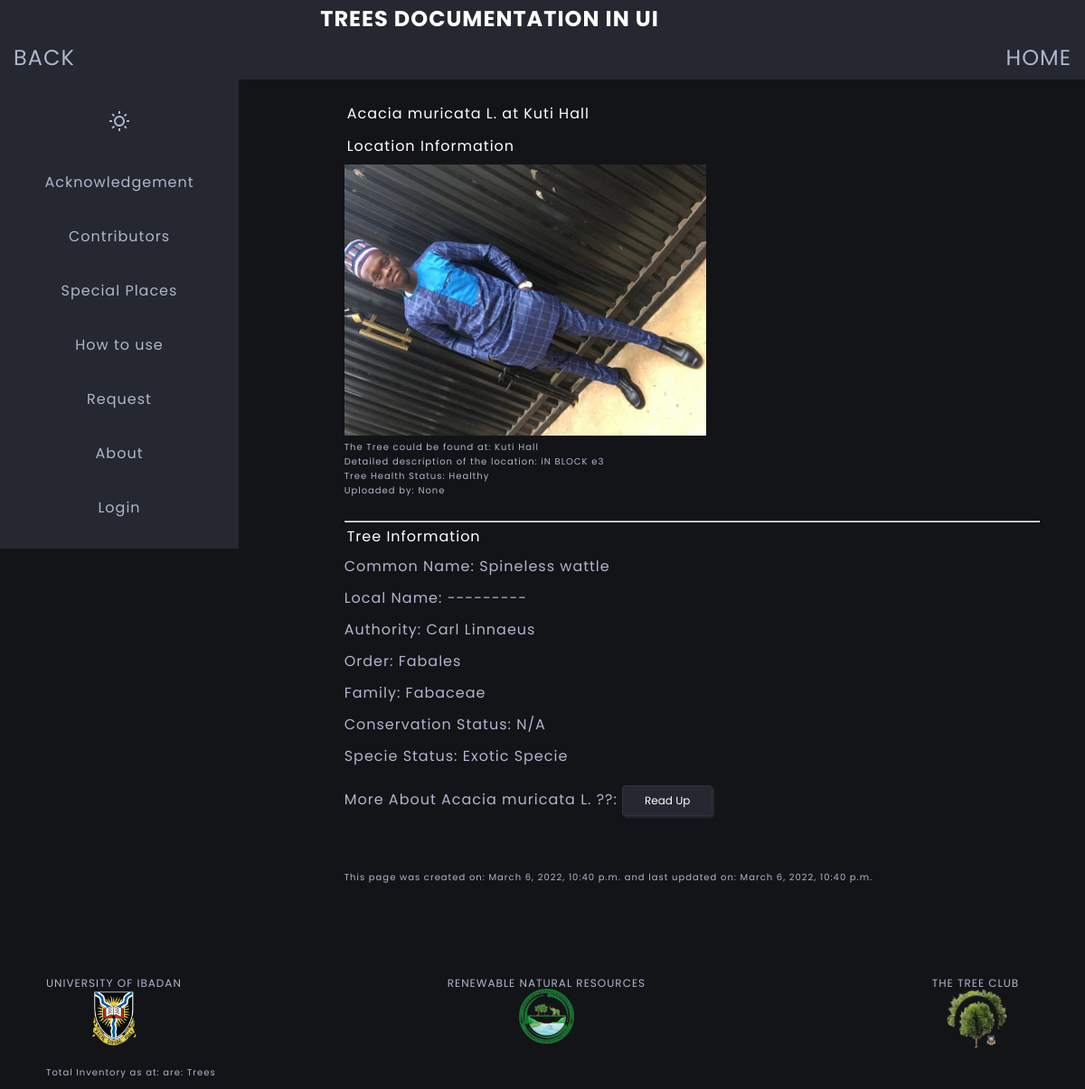
The app's page /tree-location-details/10/ with its own data.
### upload/models.py (models this page shows, shortened)
class Upload(models.Model):
    tree_name = models.ForeignKey(Tree, on_delete=models.SET_NULL, null=True)
    tree_count = models.IntegerField(
        default=0,
        validators=[MinValueValidator(1)]
    )
    tree_picture = models.ImageField(upload_to='uploads/%Y/%m/%d/')
    tree_picture2 = models.ImageField(upload_to='uploads/%Y/%m/%d/', null=True, blank=True)
    tree_picture3 = models.ImageField(upload_to='uploads/%Y/%m/%d/', null=True, blank=True)
    health_status = models.ForeignKey(TreeStatus, on_delete=models.SET_NULL, null=True)
    location_name = models.CharField(max_length=80)
    location_description = models.TextField()
    coordinates = models.CharField(max_length=30, null=True, blank=True)
    latitude = models.CharField(max_length=30, null=True, blank=True)
    longitude = models.CharField(max_length=30, null=True, blank=True)
    time_now = models.DateTimeField(auto_now=True)
    uploader = models.CharField(max_length=50, null=True, blank=True)
    class Meta:
        ordering = ['location_name']
    def __str__(self):
        ret_val = self.tree_name.scientific_name + ' at ' + self.location_name
        return ret_val

class TreeStatus(models.Model):
    status = models.CharField(max_length=10)
    def __str__(self):
        return self.status

### trees/models.py (models this page shows)
class Tree(models.Model):
    scientific_name = models.CharField(
        max_length=100,
        help_text='Enter Generic, Specific and Author',
        validators=[MinLengthValidator(3, 'Must be greater than 3')],
        null=False
    )
    genus_specie = models.CharField(
        max_length=100,
        default='',
        help_text='Enter Generic and Specific name',
        validators=[MinLengthValidator(3, 'Must be greater than 3')],
        null=False
    )
    authority = models.ForeignKey(Authority, on_delete=models.SET_NULL, null=True)
    common_name = models.CharField(max_length=50, default='------')
    local_name = models.CharField(max_length=50, default='------')
    conservation_status = models.ForeignKey(ConservationStatus, on_delete=models.SET_NULL, null=True)
    specie_status = models.ForeignKey(SpecieStatus, on_delete=models.SET_NULL, null=True)
    tree_order = models.ForeignKey(Order, on_delete=models.SET_NULL, null=True)
    tree_family = models.ForeignKey(Family, on_delete=models.SET_NULL, null=True)
    tree_description = models.TextField()
    reference = models.URLField(max_length=200, default='https://powo.science.kew.org')
    pharmacological_details = models.TextField(blank=True, null=True)
    last_updated = models.DateTimeField(auto_now=True)
    created = models.DateTimeField(auto_now_add=True)
    class Meta:
        ordering = ['scientific_name']
    def __str__(self):
        return self.scientific_name

class Authority(models.Model):
    tree_authority = models.CharField(max_length=100)
    def __str__(self):
        return self.tree_authority

class Order(models.Model):
    tree_order = models.CharField(max_length=50)
    def __str__(self):
        return self.tree_order

class Family(models.Model):
    tree_family = models.CharField(max_length=50)
    def __str__(self):
        return self.tree_family

class ConservationStatus(models.Model):
    tree_status = models.CharField(max_length=50)
    def __str__(self):
        return self.tree_status

class SpecieStatus(models.Model):
    specie_status = models.CharField(max_length=20)
    def __str__(self):
        return self.specie_status

### home/views.py (the view)
# urls.py: path('tree-location-details/<int:pk>/', views.TreeLocationDetails.as_view(), name='tree-location-details'),
class TreeLocationDetails(View):
    template_name = 'home/tree_location_details.html'
    def get(self, request, pk):
        result = Upload.objects.get(id=pk)
        location_scientific_name = result.tree_name
        tree_info = Tree.objects.get(scientific_name=location_scientific_name)
        genus_specie = result.tree_name.genus_specie
        context = {'result': result, 'tree_info': tree_info, 'genus_specie': genus_specie}
        return render(request, self.template_name, context)

### home/templates/home/tree_location_details.html (shortened to what this page needs)
{% extends 'base/base.html' %}
{% block content %}
<div class="flex-container">
  <div>
    <p class="heading">{{ result }}</p>
    <div class="tree-brief-info">
        <p class="heading">Location Information</p>
        <div class="caption">
            <p><img src="{{ result.tree_picture.url }}" height="300" alt="{{ genus_specie }} Tree at University of Ibadan"></p>
        <p>The Tree could be found at:  {{ result.location_name }}</p>
        <p>Detailed description of the location:  {{ result.location_description }}</p>
        <P> Tree Health Status: {{ result.health_status }}</P>
        <div> Uploaded by:<a href="{% url 'home:contributors' %}#{{ result.uploader }}">  {{ result.uploader }} </a>
        </div>
    </div>
    <br>
    <hr>
    <div class="heading">Tree Information</div>
    <ul class="flex tree-details">
      <li> Common Name: {{ tree_info.common_name }}</li>
      <li> Local Name: {{ tree_info.local_name }}</li>
      <li> Authority: {{ tree_info.authority }}</li>
      <li> Order: {{ tree_info.tree_order }}</li>
      <li> Family: {{ tree_info.tree_family }}</li>
      <li> Conservation Status: {{ tree_info.conservation_status }}</li>
      <li> Specie Status: {{ tree_info.specie_status }}</li>
      {% if tree_info.reference %}
      <li class="font"> More About {{ tree_info }} ??:
        <span>
          <button class="read-more">
            <a href="{{ tree_info.reference }}" >Read Up</a>
          </button>
        </span>
      </li>
      {% endif %}
    </ul>
  </div>
  <div id="time-created-updated">
    <p>This page was created on: {{ tree_info.created }} and last updated on: {{ tree_info.last_updated }}</p>
  </div>
</div>
{% endblock  %}

### static/styles/style2.css (style rules this page uses)
:root { --light-color: #fff; --light-color-alt: #afb6cd; --primary-background-color: #131417; --secondary-background-color: #252830; --hover-light-color: var(--light-color); --hover-dark-color: var(--primary-background-color); --gradient-color: linear-gradient( 115deg,#4fcf70,#fad648,#a767e5,#12bcfe,#44ce7b); --transparent-light-color: rgba(255,255,255,.05); --transparent-dark-color: rgba(0,0,0,.75); --font-family: 'Poppins', sans-serif; --font-size-xxsm: 1.0rem; --font-size-xsm: 1.2rem; --font-size-sm: 1.6rem; --font-size-md: 2.4rem; --font-size-lg: 3rem; --font-size-xl: 4rem; --gap: 1rem; --margin-sm: 2rem; --margin-md: 3rem; --margin-lg: 5rem; --item-min-height-sm: 20rem; --item-min-height-md: 30rem; }
* { margin: 0; padding: 0; box-sizing: border-box; }
html { font-size: 62.5%; }
body { font-family: var(--font-family); font-size: var(--font-size-sm); color: var(--light-color-alt); background-color: var(--primary-background-color); letter-spacing: 1px; padding: 5px; margin-left: 0.1rem; transition: background-color .35s ease-in-out, color .3s ease-in-out; }
a { color: inherit; text-decoration: none; }
img { max-width: 100%; }
input, button, textarea, select { font: inherit; color: inherit; padding: 1.5rem; border: 1px solid var(--transparent-light-color); background-color: transparent; }
button { width: 8rem; background-color: var(--secondary-background-color); border-radius: 4px; }
li { list-style-position: inside; list-style-type: none; }
.flex { display: flex; justify-content: space-between; }
.heading { width: 90%; padding: 0.3rem; margin-bottom: 0.5rem; color: var(--light-color); }
.caption { font-size: var(--font-size-xxsm); }
.tree-details { flex-direction: column; gap: var(--gap); }
button.read-more { width: 10rem; padding: 0.7rem; margin: 10px 0; border-radius: 4px; box-shadow: 2px 2px 2px var(--secondary-background-color); color: var(--light-color); font-size: var(--font-size-xsm); }
#time-created-updated { font-size: var(--font-size-xxsm); margin-top: var(--margin-lg); }
@media screen and (min-width: 800px) { body { padding: 1rem 5rem; } }

### records on screen
Upload: tree_name+location_name "Acacia muricata L. at Kuti Hall", tree_picture (picture), location_name "Kuti Hall", location_description "iN BLOCK e3", health_status "Healthy", uploader "None"
Tree: common_name "Spineless wattle", local_name "---------", authority "Carl Linnaeus", tree_order "Fabales", tree_family "Fabaceae", conservation_status "N/A", specie_status "Exotic Specie", scientific_name "Acacia muricata L.", created "March 6, 2022, 10:40 p.m.", last_updated "March 6, 2022, 10:40 p.m."
